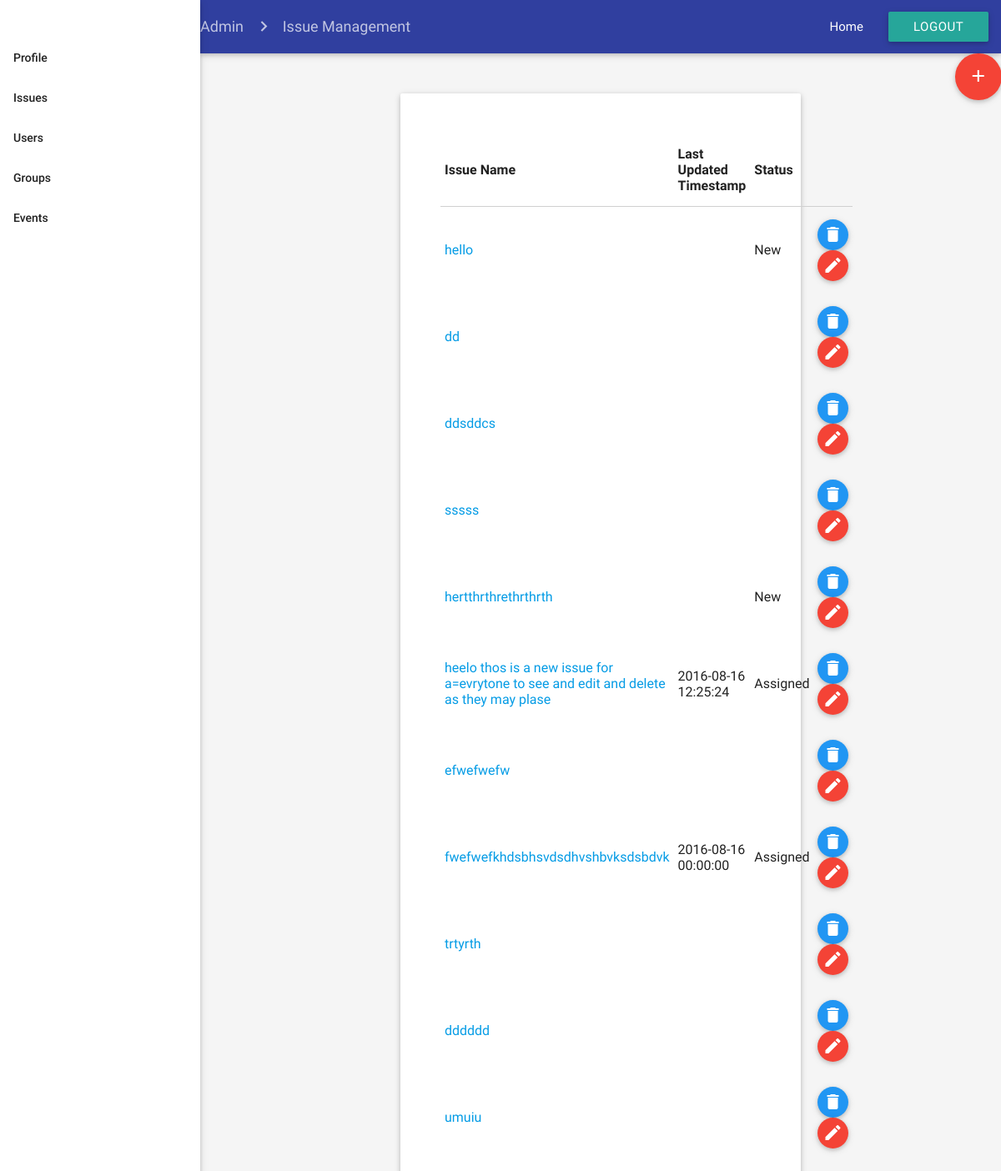
Page /html/admin/issueManagement_admin.php on the earlier database version.
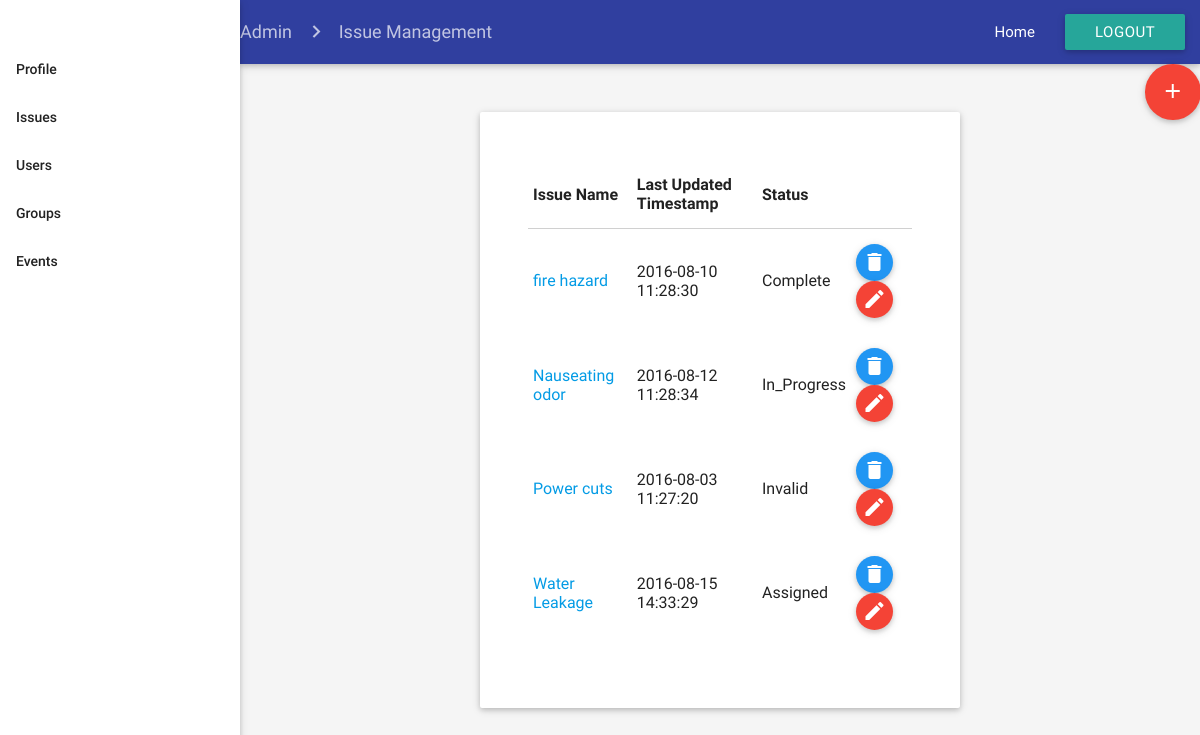
Same page on the later database version.
### tables this page shows
CREATE TABLE `issues` (
  `Issues_ID` int(11) NOT NULL,
  `Summary` mediumtext NOT NULL,
  `Created_Timestamp` datetime DEFAULT NULL,
  `Last_Update_Timestamp` datetime DEFAULT NULL,
  `First_Response_Timestamp` datetime DEFAULT NULL,
  `First_Response_User` varchar(255) DEFAULT NULL,
  `Completed_Timestamp` datetime DEFAULT NULL,
  `Assign_User` varchar(255) DEFAULT NULL,
  `Description` mediumtext,
  `Location` varchar(255) DEFAULT NULL,
  `Label` varchar(255) DEFAULT NULL,
  `Status` enum('New','Awaiting_User_Response','Assigned','In_Progress','Complete','Invalid') NOT NULL DEFAULT 'New',
  `Comment_ID` int(11) NOT NULL
);

### html/admin/issueManagement_admin.php (the view, shortened to what this page needs)
<html>
<head>
    <link type="text/css" rel="stylesheet" href="../../css/materialize.min.css" media="screen,projection" />
    <link type="text/css" rel="stylesheet" href="../../css/register.css" />
    <link type="text/css" rel="stylesheet" href="../../css/patron_home.css" />
</head>
<body class="grey lighten-4">
    <ul id="nav-mobile" class="side-nav fixed sideNav">
        <br>
        <br>
        <li class="bold"><a href="http://localhost/MIS347/html/admin/profile_admin.php" class="waves-effect waves-teal">Profile</a></li>
        <li class="bold"><a href="http://localhost/MIS347/html/admin/issueManagement_admin.php" class="waves-effect waves-teal">Issues</a></li>
        <li class="bold"><a href="http://localhost/MIS347/html/admin/userManagement_admin.php" class="waves-effect waves-teal">Users</a></li>
        <li class="bold"><a href="http://localhost/MIS347/html/admin/groupManagement_admin.php" class="waves-effect waves-teal">Groups</a></li>
        <li class="bold"><a href="http://localhost/MIS347/html/admin/eventManagement_admin.php" class="waves-effect waves-teal">Events</a></li>
    </ul>
    <div class="mainContainer">
        <nav class="indigo darken-2 topNavBar">
            <div class="nav-wrapper">
                <div class="col s12">
                    <a href="#!" class="breadcrumb">Admin</a>
                    <a href="#!" class="breadcrumb">Issue Management</a>
                    <ul class="right hide-on-med-and-down">
                        <li><a href="dashboard_admin.html">Home</a></li>
                        <li><a class="waves-effect waves-light btn" href="../../php/logout.php">Logout</a></li>
                    </ul>
                </div>
            </div>
        </nav>
        <div id="fab_add">
            <a class="btn-floating btn-large waves-effect waves-light red right" id="fab_add" href="issueSubmit_admin.html"><i class="material-icons">add</i></a>
        </div>
        <div class="formContainer card">
            <form class="col s12 l12 m6">
                <table class="highlight responsive-table">
                    <thead>
                        <tr>
                            <th data-field="id">Issue Name</th>
                            <th data-field="name">Last Updated Timestamp</th>
                            <th data-field="price">Status</th>
                            <th data-field="action"></th>
                        </tr>
                    </thead>
                    <tbody>
                        <?php
						$conn = new mysqli(DB_HOST,DB_USER,DB_PASSWORD,'skecomplaints');
                            $sql = "SELECT * FROM issues";
                            $result = $conn->query($sql);
                            while($row = $result->fetch_assoc()){
                                $Issue_ID = $row["Issues_ID"];
                                $Last_Update_Timestamp = $row["Last_Update_Timestamp"];
                                $Status = $row["Status"];
                                $Summary = $row["Summary"];
                                echo '
								<tr id="E'.$Issue_ID.'">
									<form  id="edit_issues" action = "../../php/edit_issues.php" method = "post">
                                        <input name="Eissueid" type = "hidden" value = "'.$Issue_ID.'" />
                                    </form>
                                <tr id="D'.$Issue_ID.'">
                                   <form  id="issueDelete" action = "../../php/issueDelete.php" method = "post">
                                        <input name="Dissueid" type = "hidden" value = "'.$Issue_ID.'" />
                                    </form>
                                    <td><a href="issueDescription_admin.php?id='.$Issue_ID.'">'.$Summary.'</a></td>
                                    <td>'.$Last_Update_Timestamp.'</td>
                                    <td>'.$Status.'</td>
                                    <td>
                                        <button class="btn-floating modal-trigger btn-small waves-effect waves-light blue btn_delete" href="#deleteIssueModal"><i class="material-icons">delete</i></button>
                                        <button class="btn-floating modal-trigger btn-small waves-effect waves-light red btn_edit" href="#editIssueModal"><i class="material-icons">mode_edit</i></a>
                                    </td>
								</tr>
                                </tr>
                                ';
                            }
                        ?>
                    </tbody>
                </table>
            </form>
        </div>
    </div>
</body>
</html>

Differences in the rows shown:
removed issues: Summary "hello", Status "New"
removed issues: Summary "dd"
removed issues: Summary "hertthrthrethrthrth", Status "New"
removed issues: Summary "heelo thos is a new issue for a=evrytone to see and edit and delete as they may plase", Last_Update_Timestamp "2016-08-16 12:25:24", Status "Assigned"
removed issues: Summary "efwefwefw"
removed issues: Summary "fwefwefkhdsbhsvdsdhvshbvksdsbdvk", Last_Update_Timestamp "2016-08-16 00:00:00", Status "Assigned"
removed issues: Summary "trtyrth"
removed issues: Summary "dddddd"
removed issues: Summary "umuiu"
changed issues: Summary "ddsddcs" → "fire hazard"; Last_Update_Timestamp (not shown) → "2016-08-10 11:28:30"; Status (not shown) → "Complete"
changed issues: Summary "sssss" → "Nauseating odor"; Last_Update_Timestamp (not shown) → "2016-08-12 11:28:34"; Status (not shown) → "In_Progress"
added issues: Summary "Power cuts", Last_Update_Timestamp "2016-08-03 11:27:20", Status "Invalid"
added issues: Summary "Water Leakage", Last_Update_Timestamp "2016-08-15 14:33:29", Status "Assigned"
